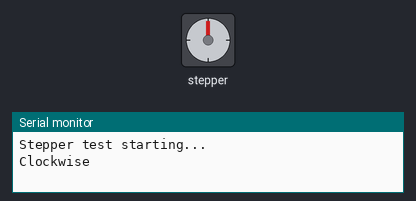
A sketch run on a simulated Arduino Uno, built with avr-gcc and run on an emulated ATmega328P. Shown: stepper motor, the last lines printed to the serial monitor. Stepper angles assume 2048 steps per turn.

Above: at 0.05 s.
At 1.85 s:
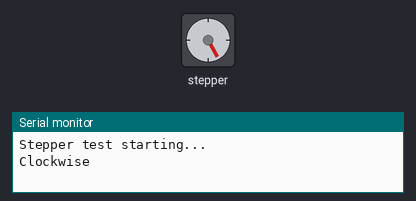
At 3.85 s:
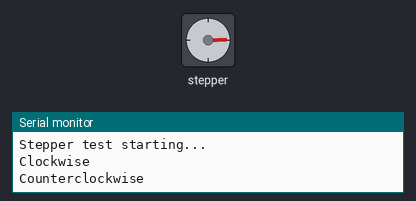
At 7.65 s:
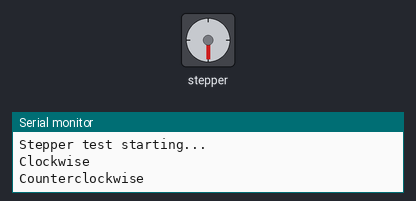
Timing chart, 0 to 10.0 s (numbered marks = the images above):
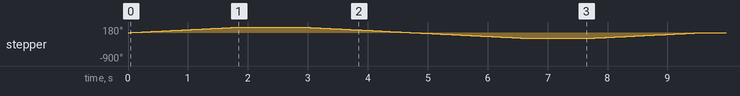

Measured:
- by itself, stepper: turns 180° clockwise in 1.9 s, then 360° counter-clockwise in 3.8 s, repeating every 7.7 s

The sketch:

StepMotorTest.ino
```cpp
#include <Stepper.h>

const int stepsPerRevolution = 2048; // Nombre de pas par révolution pour le moteur 28BYJ-48
Stepper myStepper(stepsPerRevolution, 8, 10, 9, 11); // Initialisation du moteur pas à pas

void setup() {
  Serial.begin(9600); // Initialisation de la communication série
  Serial.println("Stepper test starting...");
}

void loop() {
  // Tourner dans le sens horaire
  Serial.println("Clockwise");
  myStepper.setSpeed(16); // Définir la vitesse du moteur (10 RPM)
  myStepper.step(1024); // Effectuer une révolution complète

  delay(1000); // Attendre 1 seconde

  // Tourner dans le sens antihoraire
  Serial.println("Counterclockwise");
  myStepper.setSpeed(16); // Définir la vitesse du moteur (10 RPM)
  myStepper.step(-stepsPerRevolution); // Effectuer une révolution complète en sens inverse

  delay(1000); // Attendre 1 seconde
}
```
